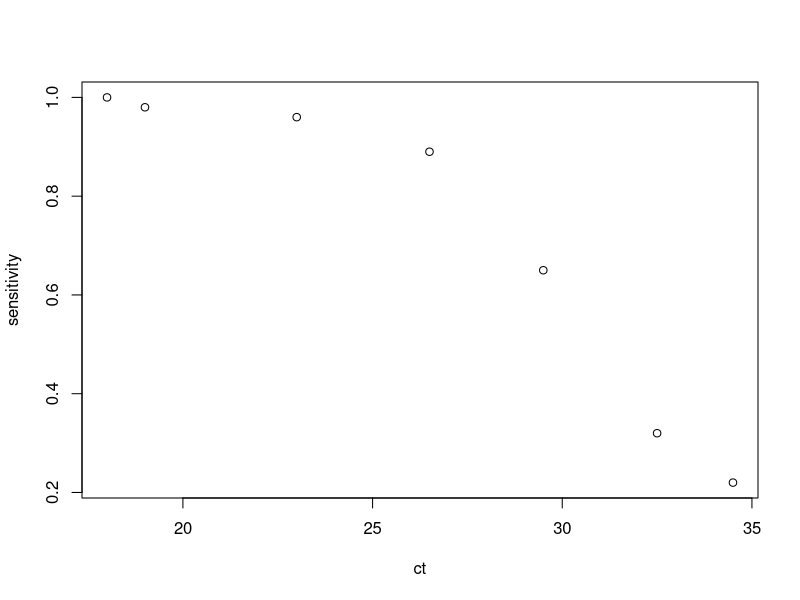
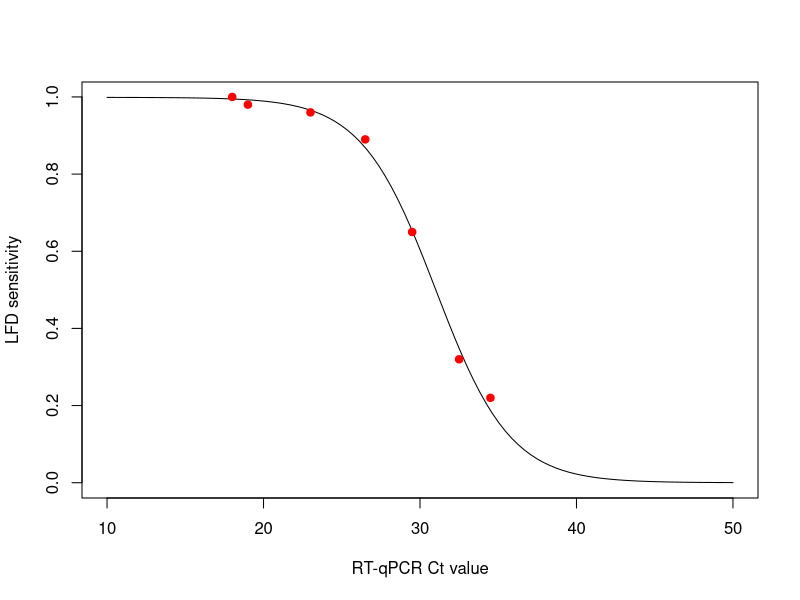

Recreate these plots in R, in order. (Note: this script raises an error after producing the figures.)
## ---- chunk 1
library(dplyr)
d <- tribble(
	~ct, ~sensitivity,
	18.0, 1,
	19.0, 0.98,
	23.0, 0.96,
	26.5, 0.89,
	29.5, 0.65,
	32.5, 0.32,
	34.5, 0.22,
)
plot(d)
## ---- chunk 2
lfd_fit <- nls(sensitivity ~ SSlogis(ct, Asym, xmid, scal), data = d)
summary(lfd_fit)
plot(seq(10, 50, length.out = 100), 
      predict(lfd_fit, newdata = data.frame(ct = seq(10, 50, length.out = 100))),
      xlab="RT-qPCR Ct value", ylab="LFD sensitivity", type="l")
points(d, col="red", pch=19)
## ---- chunk 3
lfd_fit <- summary(lfd_fit)
save(lfd_fit, file="../data/lfd_fit.rdata")
